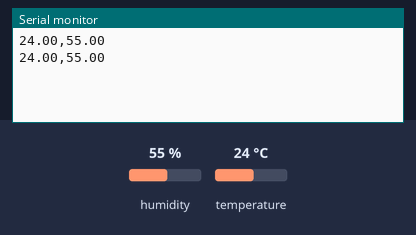
Recording of a sketch running on a simulated Arduino Uno, built with avr-gcc and run on an emulated ATmega328P. Shown: the last lines printed to the serial monitor. Inputs (shaded band) come from the test bench; at power-on: humidity 55 %, temperature 24 °C.

Above: at 10.8 s.
10.9 s: humidity set to 22 %
At 16.3 s:
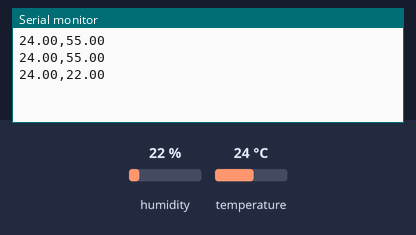
18.4 s: temperature set to 12 °C
At 21.3 s:
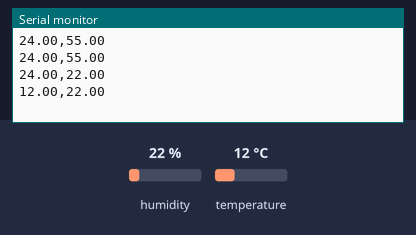
25.9 s: humidity set to 40 %
At 31.2 s:
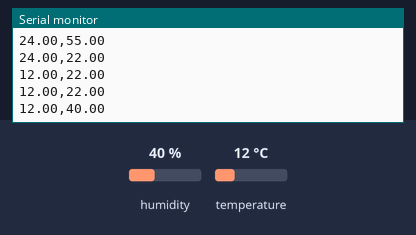
Timing chart, 0 to 32.7 s (numbered marks = the images above; inputs shaded):
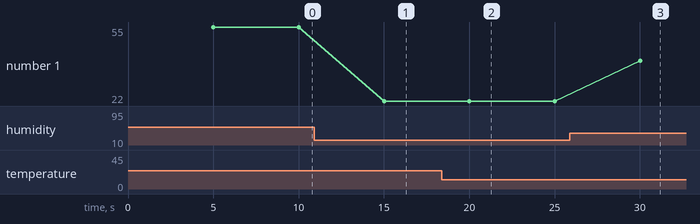

Measured:
- after the input at 10.9 s, the serial monitor: prints a new line after 4.1 s (image 1)
- after the input at 18.4 s, the serial monitor: prints a new line after 1.6 s (image 2)
- after the input at 25.9 s, the serial monitor: prints a new line after 4.1 s (image 3)
- plotted number 1: 55 → 22 after the input at 10.9 s, 22 → 40 after the input at 25.9 s

The sketch:

main.ino
```cpp
// Le o DHT22 de 5 em 5 s e envia 'temperatura,humidade' pela porta serie.
#include <DHT.h>

// pino de dados e modelo do sensor
#define DHTPIN 2
#define DHTTYPE DHT22

DHT dht(DHTPIN, DHTTYPE);

void setup() {
    // 9600 baud tem de ser igual ao do main.py
    Serial.begin(9600);
    dht.begin();
}

void loop() {
    // sem delay(): so le quando passaram 5 s desde a ultima leitura
    static unsigned long ultima = 0;
    if (millis() - ultima >= 5000) {
        ultima = millis();

        float t = dht.readTemperature();
        float h = dht.readHumidity();
        // o DHT devolve NaN quando falha
        if (isnan(t) || isnan(h)) {
            Serial.println("Erro a ler o DHT");
            return;
        }
        // formato da linha: 21.90,39.70
        Serial.print(t);
        Serial.print(",");
        Serial.println(h);
    }

}
```
